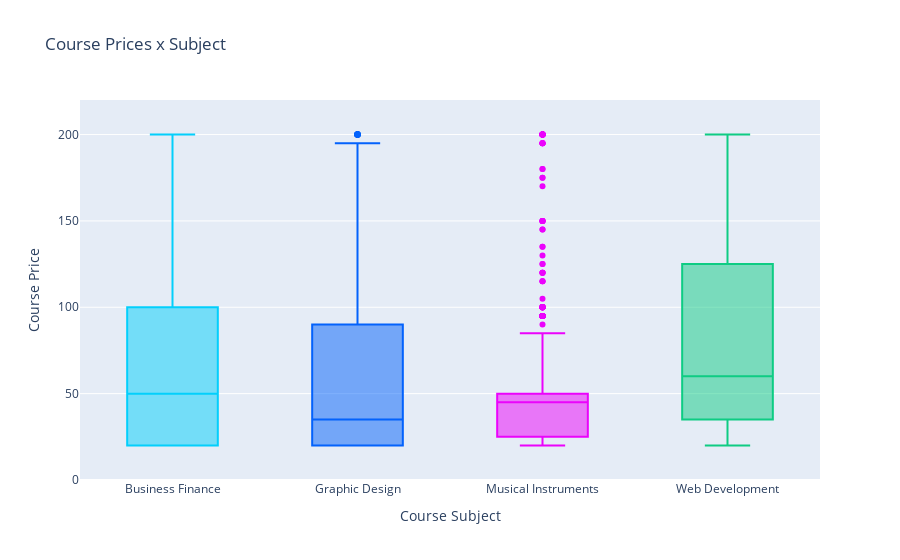

This figure's notebook cell:
### Markdown cell above
### V. Price distribution 
The table below shows the price distribution per type of course

### Code cell
paid_courses_df = courses_df.query("price != 0")
fig = px.box(paid_courses_df,
             x = 'subject',
             y = 'price',
             color = 'subject',
             title = 'Course Prices x Subject',
             color_discrete_sequence = ['#03cffc','#0362fc','#eb03fc','#0ecc83'],
             hover_name = 'course_title',
            )

fig.update_layout(showlegend = False)
fig.update_yaxes(range = [0,220], title = 'Course Price')
fig.update_xaxes(title = 'Course Subject')
fig.show()

### Figure 1 — Plotly figure (JSON) as saved in the notebook; plotly's stock layout.template omitted (floating-point values rounded to 4 significant figures; data arrays with more than 128 entries replaced by an {"elided": "..."} marker saying what was removed)
{"data": [{"alignmentgroup": "True", "hovertemplate": "<b>%{hovertext}</b><br><br>subject=%{x}<br>price=%{y}<extra></extra>", "hovertext": {"elided": "1099 str values"}, "legendgroup": "Business Finance", "marker": {"color": "#03cffc"}, "name": "Business Finance", "notched": false, "offsetgroup": "Business Finance", "orientation": "v", "showlegend": true, "type": "box", "x": {"elided": "1099 str values"}, "x0": " ", "xaxis": "x", "y": {"elided": "1099 int values"}, "y0": " ", "yaxis": "y"}, {"alignmentgroup": "True", "hovertemplate": "<b>%{hovertext}</b><br><br>subject=%{x}<br>price=%{y}<extra></extra>", "hovertext": {"elided": "568 str values"}, "legendgroup": "Graphic Design", "marker": {"color": "#0362fc"}, "name": "Graphic Design", "notched": false, "offsetgroup": "Graphic Design", "orientation": "v", "showlegend": true, "type": "box", "x": {"elided": "568 str values"}, "x0": " ", "xaxis": "x", "y": {"elided": "568 int values"}, "y0": " ", "yaxis": "y"}, {"alignmentgroup": "True", "hovertemplate": "<b>%{hovertext}</b><br><br>subject=%{x}<br>price=%{y}<extra></extra>", "hovertext": {"elided": "634 str values"}, "legendgroup": "Musical Instruments", "marker": {"color": "#eb03fc"}, "name": "Musical Instruments", "notched": false, "offsetgroup": "Musical Instruments", "orientation": "v", "showlegend": true, "type": "box", "x": {"elided": "634 str values"}, "x0": " ", "xaxis": "x", "y": {"elided": "634 int values"}, "y0": " ", "yaxis": "y"}, {"alignmentgroup": "True", "hovertemplate": "<b>%{hovertext}</b><br><br>subject=%{x}<br>price=%{y}<extra></extra>", "hovertext": {"elided": "1067 str values"}, "legendgroup": "Web Development", "marker": {"color": "#0ecc83"}, "name": "Web Development", "notched": false, "offsetgroup": "Web Development", "orientation": "v", "showlegend": true, "type": "box", "x": {"elided": "1067 str values"}, "x0": " ", "xaxis": "x", "y": {"elided": "1067 int values"}, "y0": " ", "yaxis": "y"}], "layout": {"boxmode": "overlay", "legend": {"title": {"text": "subject"}, "tracegroupgap": 0}, "showlegend": false, "title": {"text": "Course Prices x Subject"}, "xaxis": {"anchor": "y", "categoryarray": ["Business Finance", "Graphic Design", "Musical Instruments", "Web Development"], "categoryorder": "array", "domain": [0, 1], "title": {"text": "Course Subject"}}, "yaxis": {"anchor": "x", "domain": [0, 1], "range": [0, 220], "title": {"text": "Course Price"}}}}
